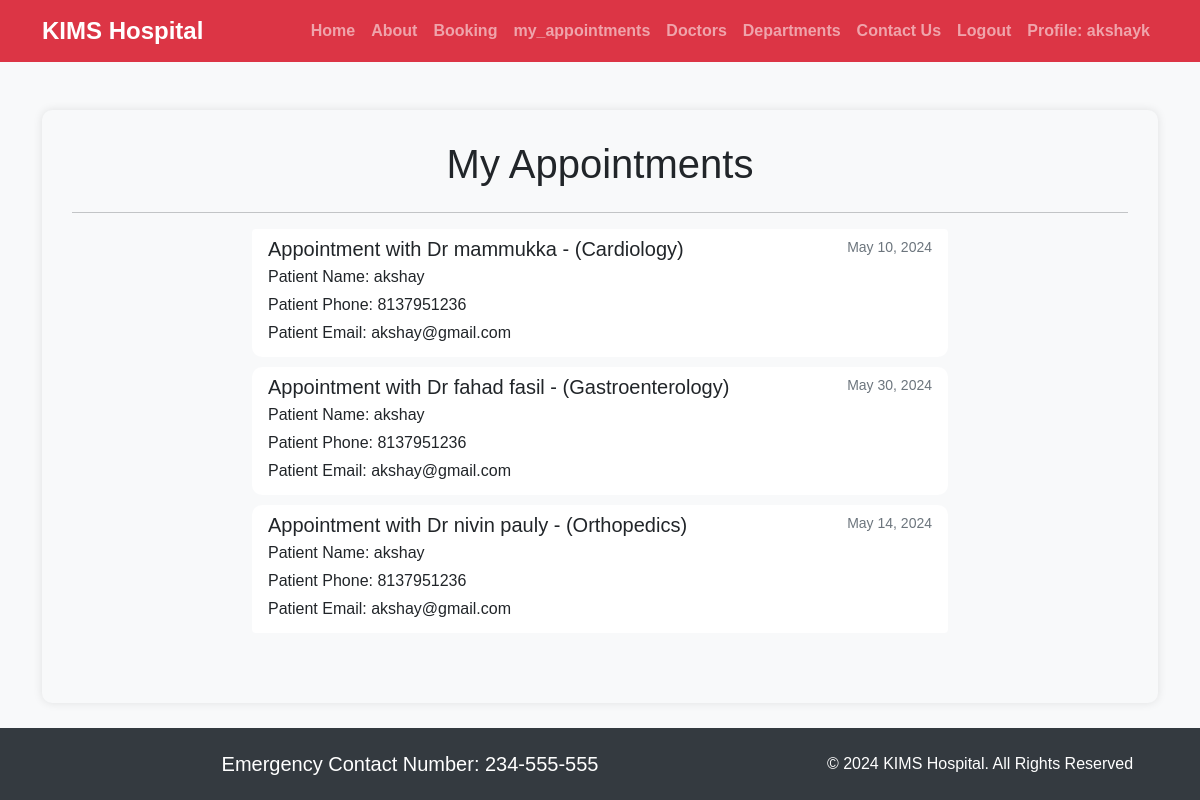
Page /my_appointments/ (signed in) on the earlier database version.
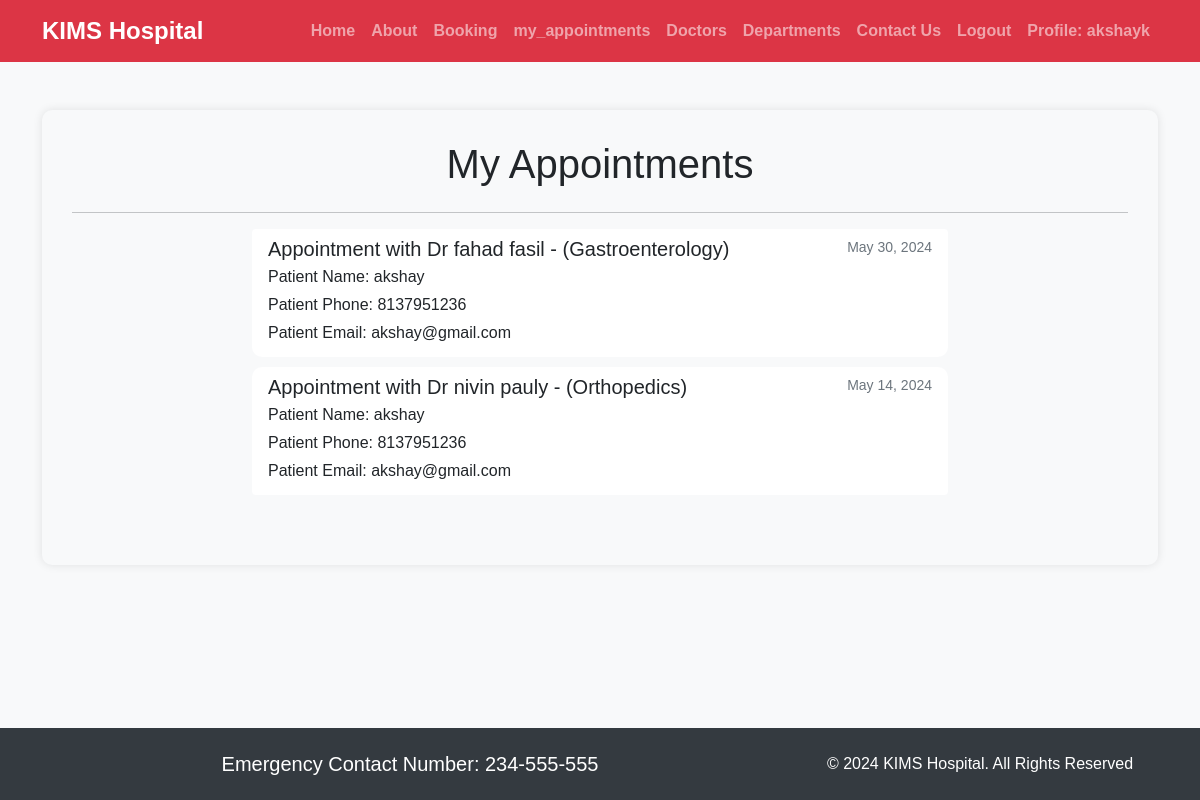
Same page on the later database version.
### customer/models.py (models this page shows, shortened)
class Booking(models.Model):
    user=models.ForeignKey(User, on_delete=models.CASCADE)
    p_name =models.CharField(max_length=100)
    p_phone =models.CharField(max_length=100)
    p_email =models.EmailField()
    doc_name =models.ForeignKey(Doctors, on_delete=models.CASCADE)
    booking_date = models.DateField()
    booked_on =models.DateField(auto_now=True)

class Doctors(models.Model):
    doc_name =models.CharField(max_length=100)
    doc_spec =models.CharField(max_length=100)
    dep_name =models.ForeignKey(Departments, on_delete=models.CASCADE)
    dep_image = models.ImageField(upload_to='doctors')
    def __str__(self):
        return 'Dr ' + self.doc_name + ' - (' + self.doc_spec + ')'

### customer/views.py (the view)
# urls.py: path('my_appointments/', views.my_appointments, name='my_appointments'),
def my_appointments(request):
    user_bookings = Booking.objects.filter(user=request.user)
    return render(request, 'customer/my_appointments.html', {'user_bookings': user_bookings})

### templates/customer/my_appointments.html (shortened to what this page needs)
{% extends 'customer/base.html' %}
{% block content %}
<div class="container profile-container">
    <h1 class="text-center mb-4">My Appointments</h1>
    <hr>
    <div class="row justify-content-center">
        <div class="col-md-8">
            <div class="list-group">
                {% for booking in user_bookings %}
                <div class="list-group-item list-group-item-action">
                    <div class="d-flex w-100 justify-content-between">
                        <h5 class="mb-1">Appointment with {{ booking.doc_name }}</h5>
                        <small>{{ booking.booking_date }}</small>
                    </div>
                    <p class="mb-1">Patient Name: {{ booking.p_name }}</p>
                    <p class="mb-1">Patient Phone: {{ booking.p_phone }}</p>
                    <p class="mb-1">Patient Email: {{ booking.p_email }}</p>
                </div>
                {% empty %}
                <div class="list-group-item">
                    No appointments yet.
                </div>
                {% endfor %}
            </div>
        </div>
    </div>
</div>
{% endblock %}

Differences in the rows shown:
removed Booking: doc_name "Dr mammukka - (Cardiology)", booking_date "May 10, 2024", p_name "akshay", p_phone "8137951236", p_email "akshay@gmail.com"
